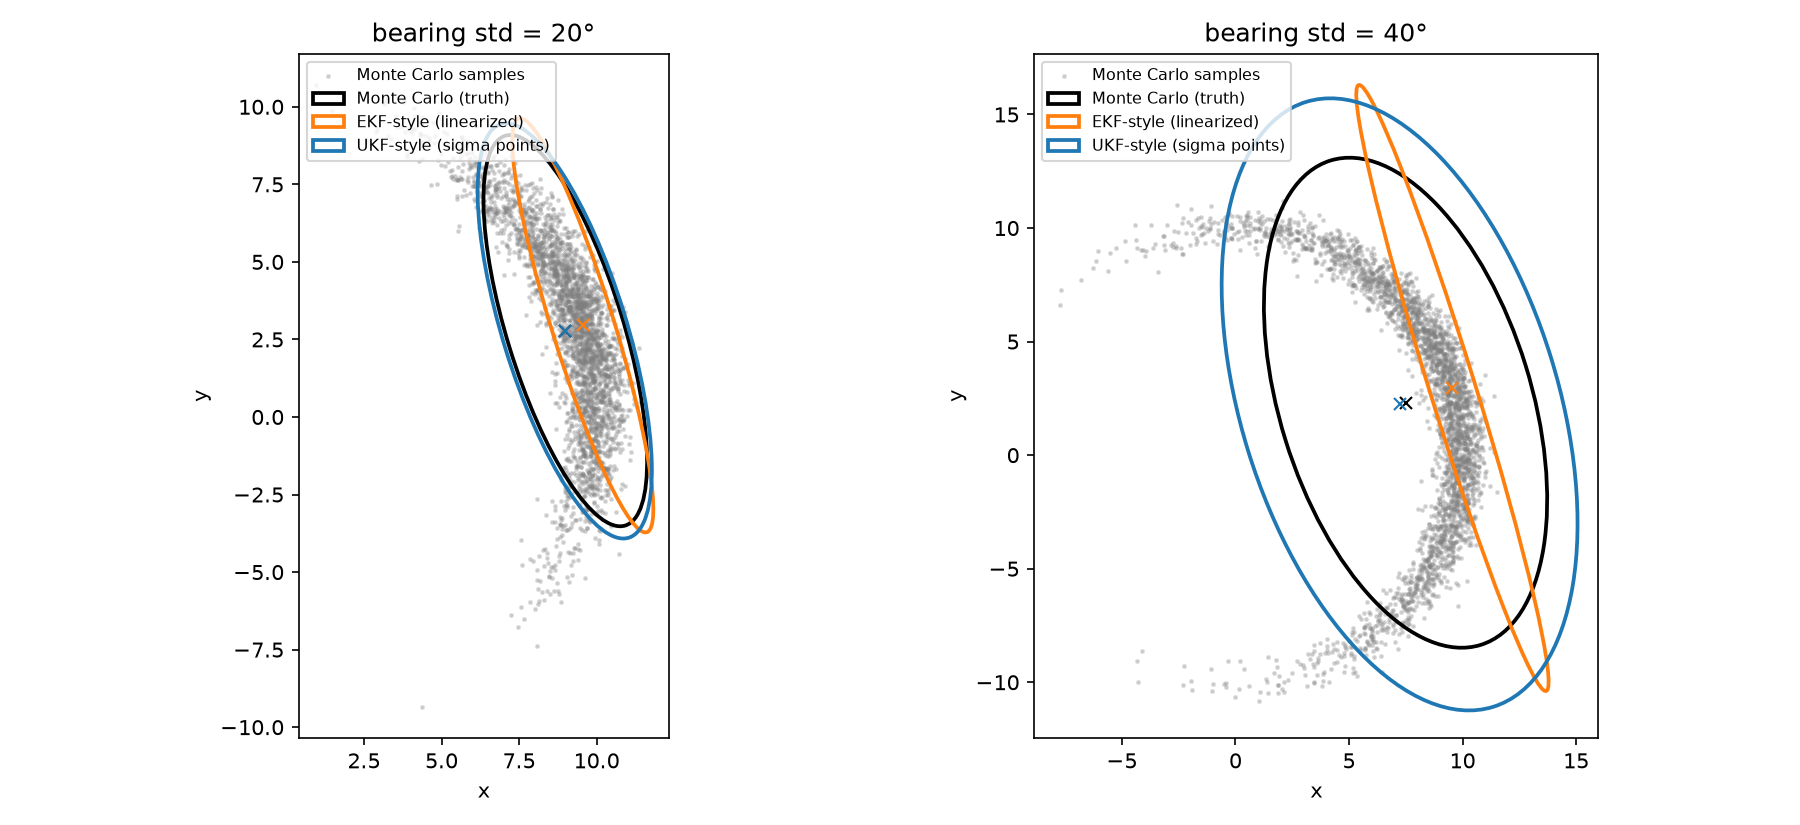

Source code (Python):
"""The core reason the UKF exists, isolated from any filtering loop: take one
noisy polar measurement (range, bearing) and convert it to Cartesian (x, y).
That conversion -- x = r*cos(theta), y = r*sin(theta) -- is nonlinear, so a
Gaussian in (r, theta) doesn't map to a Gaussian in (x, y). Two ways to get a
mean/covariance estimate in (x, y) anyway:

  - EKF-style: linearize at the measurement (first-order Taylor expansion,
    via the Jacobian), then propagate the covariance through that linear
    approximation. One point, one derivative.
  - UKF-style: the unscented transform -- take 2n+1 sigma points, pass each
    through the *exact* nonlinear x=r*cos(theta), y=r*sin(theta), then take
    their weighted mean/covariance.

We compare both against Monte Carlo ground truth (transform a huge sample
of (r, theta) draws and look at the empirical mean/covariance), as the
bearing uncertainty grows -- i.e. as the nonlinearity gets stressed harder
relative to how tightly it's being evaluated.

Run:
    source .venv/bin/activate
    python polar_transform_demo.py
"""

import numpy as np
import matplotlib.pyplot as plt
from matplotlib.patches import Ellipse

rng = np.random.default_rng(0)

r0, theta0 = 10.0, 0.3     # true-ish polar measurement
sigma_r = 0.5
n_mc = 200_000


def monte_carlo_truth(sigma_theta):
    r_s = rng.normal(r0, sigma_r, n_mc)
    th_s = rng.normal(theta0, sigma_theta, n_mc)
    xy = np.stack([r_s * np.cos(th_s), r_s * np.sin(th_s)])
    return xy.mean(axis=1), np.cov(xy)


def ekf_style(sigma_theta):
    Sigma = np.diag([sigma_r ** 2, sigma_theta ** 2])
    mean = np.array([r0 * np.cos(theta0), r0 * np.sin(theta0)])
    # Jacobian of (x, y) wrt (r, theta) at the measurement.
    J = np.array([[np.cos(theta0), -r0 * np.sin(theta0)],
                  [np.sin(theta0),  r0 * np.cos(theta0)]])
    cov = J @ Sigma @ J.T
    return mean, cov


def ukf_style(sigma_theta, alpha=0.1, beta=2.0, kappa=0.0):
    n = 2
    Sigma = np.diag([sigma_r ** 2, sigma_theta ** 2])
    lam = alpha ** 2 * (n + kappa) - n
    S = np.linalg.cholesky((n + lam) * Sigma)
    z0 = np.array([r0, theta0])
    pts = np.empty((2 * n + 1, n))
    pts[0] = z0
    for i in range(n):
        pts[1 + i] = z0 + S[:, i]
        pts[1 + n + i] = z0 - S[:, i]

    Wm = np.full(2 * n + 1, 1.0 / (2 * (n + lam)))
    Wm[0] = lam / (n + lam)
    Wc = Wm.copy()
    Wc[0] += 1 - alpha ** 2 + beta

    pts_xy = np.stack([pts[:, 0] * np.cos(pts[:, 1]), pts[:, 0] * np.sin(pts[:, 1])], axis=1)
    mean = Wm @ pts_xy
    diff = pts_xy - mean
    cov = diff.T @ (Wc[:, None] * diff)
    return mean, cov


# ---------------------------------------------------------------------------
# 1. Table: as bearing uncertainty grows, how far off is each method's mean
#    and covariance from the Monte Carlo ground truth?
# ---------------------------------------------------------------------------
bearing_stds_deg = [2, 10, 20, 30, 45]

print(f"{'bearing std':>12s} {'mean err (EKF)':>15s} {'mean err (UKF)':>15s} "
      f"{'cov err (EKF)':>14s} {'cov err (UKF)':>14s}")
for deg in bearing_stds_deg:
    sigma_theta = np.radians(deg)
    mc_mean, mc_cov = monte_carlo_truth(sigma_theta)
    ekf_mean, ekf_cov = ekf_style(sigma_theta)
    ukf_mean, ukf_cov = ukf_style(sigma_theta)
    me_ekf = np.linalg.norm(ekf_mean - mc_mean)
    me_ukf = np.linalg.norm(ukf_mean - mc_mean)
    ce_ekf = np.linalg.norm(ekf_cov - mc_cov)
    ce_ukf = np.linalg.norm(ukf_cov - mc_cov)
    print(f"{deg:>10d}° {me_ekf:15.4f} {me_ukf:15.4f} {ce_ekf:14.4f} {ce_ukf:14.4f}")

# ---------------------------------------------------------------------------
# 2. Plot: at one illustrative bearing uncertainty, show the Monte Carlo
#    cloud (the true, curved "banana" distribution that a nonlinear function
#    produces from a Gaussian input) with the EKF's and UKF's 2-sigma
#    covariance ellipses overlaid.
# ---------------------------------------------------------------------------
def cov_ellipse(ax, mean, cov, n_std, **kwargs):
    vals, vecs = np.linalg.eigh(cov)
    order = vals.argsort()[::-1]
    vals, vecs = vals[order], vecs[:, order]
    angle = np.degrees(np.arctan2(vecs[1, 0], vecs[0, 0]))
    width, height = 2 * n_std * np.sqrt(vals)
    ax.add_patch(Ellipse(mean, width, height, angle=angle, fill=False, **kwargs))


fig, axes = plt.subplots(1, 2, figsize=(12, 5.5))

for ax, deg in zip(axes, [20, 40]):
    sigma_theta = np.radians(deg)
    r_s = rng.normal(r0, sigma_r, 3000)
    th_s = rng.normal(theta0, sigma_theta, 3000)
    xs, ys = r_s * np.cos(th_s), r_s * np.sin(th_s)
    ax.scatter(xs, ys, s=2, alpha=0.25, color="tab:gray", label="Monte Carlo samples")

    mc_mean, mc_cov = monte_carlo_truth(sigma_theta)
    ekf_mean, ekf_cov = ekf_style(sigma_theta)
    ukf_mean, ukf_cov = ukf_style(sigma_theta)

    cov_ellipse(ax, mc_mean, mc_cov, 2, edgecolor="black", linewidth=1.8, label="Monte Carlo (truth)")
    cov_ellipse(ax, ekf_mean, ekf_cov, 2, edgecolor="tab:orange", linewidth=1.8, label="EKF-style (linearized)")
    cov_ellipse(ax, ukf_mean, ukf_cov, 2, edgecolor="tab:blue", linewidth=1.8, label="UKF-style (sigma points)")
    ax.plot(*mc_mean, marker="x", color="black")
    ax.plot(*ekf_mean, marker="x", color="tab:orange")
    ax.plot(*ukf_mean, marker="x", color="tab:blue")

    ax.set_title(f"bearing std = {deg}°")
    ax.set_xlabel("x")
    ax.set_ylabel("y")
    ax.set_aspect("equal")
    ax.legend(loc="upper left", fontsize=7.5)

fig.tight_layout()
fig.savefig("polar_transform_demo.png", dpi=150)
print("\nSaved plot to polar_transform_demo.png")
